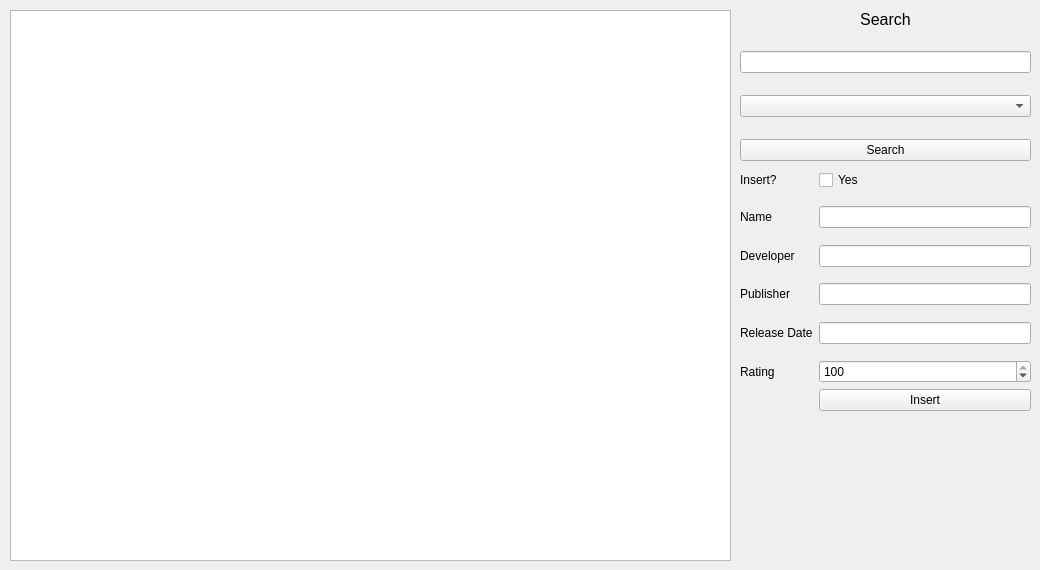
<?xml version="1.0" encoding="UTF-8"?>
<ui version="4.0">
 <class>MainWindow</class>
 <widget class="QMainWindow" name="MainWindow">
  <property name="geometry">
   <rect>
    <x>0</x>
    <y>0</y>
    <width>1040</width>
    <height>570</height>
   </rect>
  </property>
  <property name="windowTitle">
   <string>VGList</string>
  </property>
  <widget class="QWidget" name="centralwidget">
   <widget class="QWidget" name="verticalLayoutWidget">
    <property name="geometry">
     <rect>
      <x>10</x>
      <y>10</y>
      <width>721</width>
      <height>551</height>
     </rect>
    </property>
    <layout class="QVBoxLayout" name="verticalLayout">
     <item>
      <widget class="QTableWidget" name="tableWidget"/>
     </item>
    </layout>
   </widget>
   <widget class="QWidget" name="formLayoutWidget">
    <property name="geometry">
     <rect>
      <x>740</x>
      <y>170</y>
      <width>291</width>
      <height>241</height>
     </rect>
    </property>
    <layout class="QFormLayout" name="formLayout">
     <item row="0" column="1">
      <widget class="QCheckBox" name="checkBox_insert">
       <property name="text">
        <string>Yes</string>
       </property>
      </widget>
     </item>
     <item row="1" column="1">
      <spacer name="verticalSpacer_10">
       <property name="orientation">
        <enum>Qt::Vertical</enum>
       </property>
       <property name="sizeHint" stdset="0">
        <size>
         <width>20</width>
         <height>5</height>
        </size>
       </property>
      </spacer>
     </item>
     <item row="2" column="0">
      <widget class="QLabel" name="label_name">
       <property name="text">
        <string>Name</string>
       </property>
      </widget>
     </item>
     <item row="2" column="1">
      <widget class="QLineEdit" name="lineEdit_name"/>
     </item>
     <item row="3" column="1">
      <spacer name="verticalSpacer_3">
       <property name="orientation">
        <enum>Qt::Vertical</enum>
       </property>
       <property name="sizeHint" stdset="0">
        <size>
         <width>20</width>
         <height>5</height>
        </size>
       </property>
      </spacer>
     </item>
     <item row="4" column="0">
      <widget class="QLabel" name="label_dev">
       <property name="text">
        <string>Developer</string>
       </property>
      </widget>
     </item>
     <item row="4" column="1">
      <widget class="QLineEdit" name="lineEdit_developer"/>
     </item>
     <item row="5" column="1">
      <spacer name="verticalSpacer_4">
       <property name="orientation">
        <enum>Qt::Vertical</enum>
       </property>
       <property name="sizeHint" stdset="0">
        <size>
         <width>20</width>
         <height>5</height>
        </size>
       </property>
      </spacer>
     </item>
     <item row="6" column="0">
      <widget class="QLabel" name="label_pub">
       <property name="text">
        <string>Publisher</string>
       </property>
      </widget>
     </item>
     <item row="6" column="1">
      <widget class="QLineEdit" name="lineEdit_publisher"/>
     </item>
     <item row="7" column="1">
      <spacer name="verticalSpacer_5">
       <property name="orientation">
        <enum>Qt::Vertical</enum>
       </property>
       <property name="sizeHint" stdset="0">
        <size>
         <width>20</width>
         <height>5</height>
        </size>
       </property>
      </spacer>
     </item>
     <item row="8" column="0">
      <widget class="QLabel" name="label_date">
       <property name="text">
        <string>Release Date</string>
       </property>
      </widget>
     </item>
     <item row="8" column="1">
      <widget class="QLineEdit" name="lineEdit_release"/>
     </item>
     <item row="9" column="1">
      <spacer name="verticalSpacer_6">
       <property name="orientation">
        <enum>Qt::Vertical</enum>
       </property>
       <property name="sizeHint" stdset="0">
        <size>
         <width>20</width>
         <height>5</height>
        </size>
       </property>
      </spacer>
     </item>
     <item row="10" column="0">
      <widget class="QLabel" name="label_rating">
       <property name="text">
        <string>Rating</string>
       </property>
      </widget>
     </item>
     <item row="10" column="1">
      <widget class="QSpinBox" name="spinBox_rating">
       <property name="minimum">
        <number>1</number>
       </property>
       <property name="maximum">
        <number>100</number>
       </property>
       <property name="value">
        <number>100</number>
       </property>
      </widget>
     </item>
     <item row="11" column="1">
      <widget class="QPushButton" name="pushButton_update">
       <property name="text">
        <string>Insert</string>
       </property>
      </widget>
     </item>
     <item row="0" column="0">
      <widget class="QLabel" name="Insert">
       <property name="text">
        <string>Insert?</string>
       </property>
      </widget>
     </item>
    </layout>
   </widget>
   <widget class="QWidget" name="verticalLayoutWidget_2">
    <property name="geometry">
     <rect>
      <x>740</x>
      <y>10</y>
      <width>291</width>
      <height>151</height>
     </rect>
    </property>
    <layout class="QVBoxLayout" name="verticalLayout_2">
     <item>
      <widget class="QLabel" name="label">
       <property name="font">
        <font>
         <pointsize>12</pointsize>
        </font>
       </property>
       <property name="text">
        <string>Search</string>
       </property>
       <property name="alignment">
        <set>Qt::AlignCenter</set>
       </property>
      </widget>
     </item>
     <item>
      <spacer name="verticalSpacer_9">
       <property name="orientation">
        <enum>Qt::Vertical</enum>
       </property>
       <property name="sizeHint" stdset="0">
        <size>
         <width>20</width>
         <height>5</height>
        </size>
       </property>
      </spacer>
     </item>
     <item>
      <widget class="QLineEdit" name="lineEdit_search"/>
     </item>
     <item>
      <spacer name="verticalSpacer_8">
       <property name="orientation">
        <enum>Qt::Vertical</enum>
       </property>
       <property name="sizeHint" stdset="0">
        <size>
         <width>20</width>
         <height>5</height>
        </size>
       </property>
      </spacer>
     </item>
     <item>
      <widget class="QComboBox" name="comboBox_column"/>
     </item>
     <item>
      <spacer name="verticalSpacer_7">
       <property name="orientation">
        <enum>Qt::Vertical</enum>
       </property>
       <property name="sizeHint" stdset="0">
        <size>
         <width>20</width>
         <height>5</height>
        </size>
       </property>
      </spacer>
     </item>
     <item>
      <widget class="QPushButton" name="pushButton_search">
       <property name="text">
        <string>Search</string>
       </property>
      </widget>
     </item>
    </layout>
   </widget>
  </widget>
 </widget>
 <resources/>
 <connections/>
</ui>
